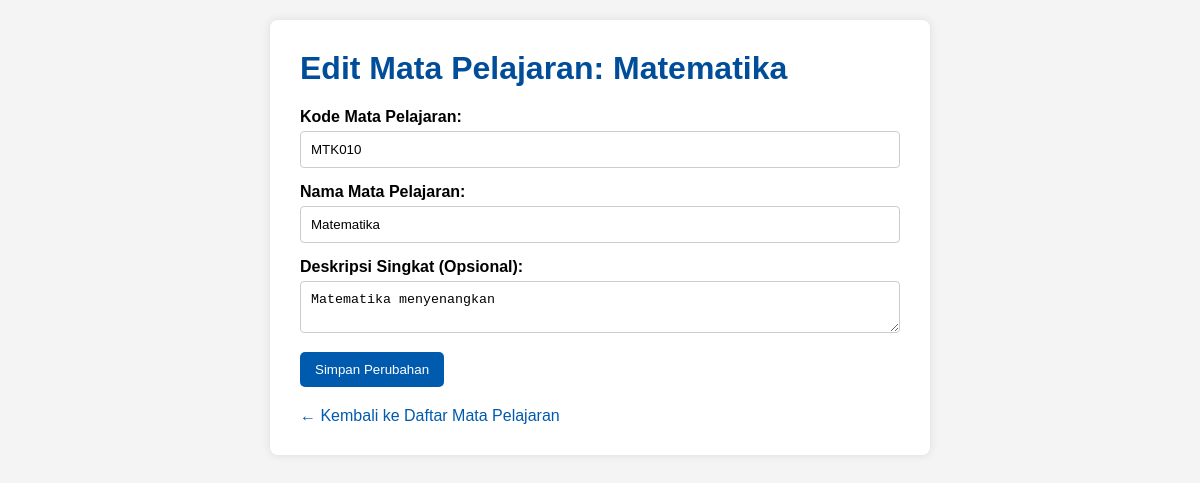
Screenshot of /admin/edit_mapel.php?id=6 (signed in) with the database file from the repository.
### tables this page shows
CREATE TABLE `mata_pelajaran` (
  `id` int(11) NOT NULL,
  `kode_mapel` varchar(10) NOT NULL,
  `nama_mapel` varchar(100) NOT NULL,
  `deskripsi` text DEFAULT NULL
);

### admin/edit_mapel.php (the view, shortened to what this page needs)
<?php
include '../koneksi.php';
$id = mysqli_real_escape_string($koneksi, $_GET['id']);
$query = "SELECT * FROM mata_pelajaran WHERE id='$id'";
$result = mysqli_query($koneksi, $query);
$data = mysqli_fetch_assoc($result);
?>
<!DOCTYPE html>
<html lang="id">
<head>
</head>
<body>
    <div class="container">
        <h1>Edit Mata Pelajaran: <?php echo htmlspecialchars($data['nama_mapel']); ?></h1>
        <form action="proses_mapel.php?aksi=edit" method="POST">
            <div>
                <label for="kode_mapel">Kode Mata Pelajaran:</label>
                <input type="text" id="kode_mapel" name="kode_mapel" value="<?php echo htmlspecialchars($data['kode_mapel']); ?>" required>
            </div>
            <div>
                <label for="nama_mapel">Nama Mata Pelajaran:</label>
                <input type="text" id="nama_mapel" name="nama_mapel" value="<?php echo htmlspecialchars($data['nama_mapel']); ?>" required>
            </div>
            <div>
                <label for="deskripsi">Deskripsi Singkat (Opsional):</label>
                <textarea id="deskripsi" name="deskripsi"><?php echo htmlspecialchars($data['deskripsi']); ?></textarea>
            </div>
            <button type="submit">Simpan Perubahan</button>
        </form>
        <a href="data_mapel.php" class="back-link">← Kembali ke Daftar Mata Pelajaran</a>
    </div>
</body>
</html>

### admin/edit_mapel.php (style rules this page uses)
body { font-family: Arial, sans-serif; margin: 0; background-color: #f4f4f4; }
.container { width: 50%; margin: 20px auto; background: white; padding: 30px; border-radius: 8px; box-shadow: 0 0 10px rgba(0,0,0,0.1); }
h1 { color: #004d99; margin-top: 0; }
form div { margin-bottom: 15px; }
label { display: block; margin-bottom: 5px; font-weight: bold; }
input[type="text"], textarea { width: 100%; padding: 10px; border: 1px solid #ccc; border-radius: 4px; box-sizing: border-box; }
textarea { resize: vertical; }
button { background-color: #005aae; color: white; padding: 10px 15px; border: none; border-radius: 5px; cursor: pointer; }
.back-link { display: block; margin-top: 20px; color: #005aae; text-decoration: none; }

### rows the page displays
mata_pelajaran: nama_mapel "Matematika", kode_mapel "MTK010", deskripsi "Matematika menyenangkan"
